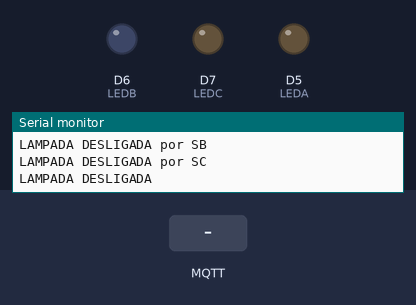
The sketch below on a simulated ESP8266 (NodeMCU). Shown: output pins drawn as LEDs (lit = HIGH), the last lines printed to the serial monitor. Inputs (shaded band) come from the test bench. WiFi joins after 1.5 s; servers stay silent unless stated; no MQTT or app messages arrive unless stated; pins used as bus, display or sensor lines are not drawn.

Above: at 2.7 s.
2.8 s: MQTT message "L" arrives on the first subscribed topic
At 3.5 s:
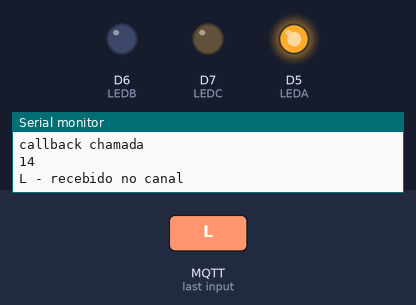
4.5 s: MQTT message "L" arrives on the second subscribed topic
At 5.7 s:
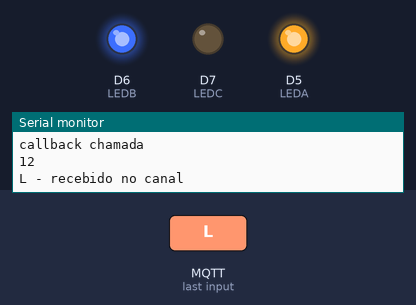
6.0 s: MQTT message "D" arrives on the first subscribed topic
At 7.1 s:
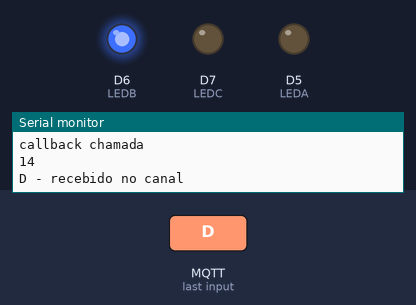
7.5 s: MQTT message "L" arrives on the third subscribed topic
At 8.3 s:
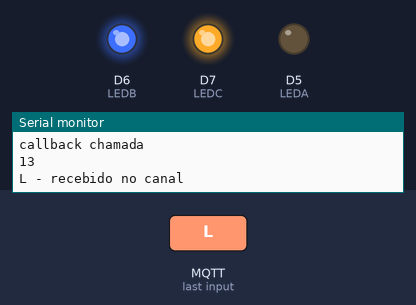
9.0 s: MQTT message "D" arrives on the second subscribed topic
At 9.5 s:
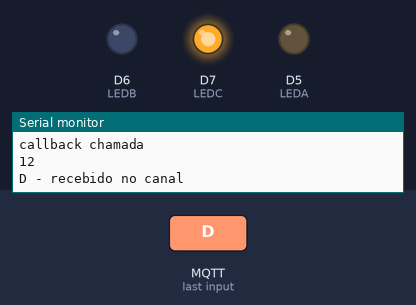
10.5 s: MQTT message "D" arrives on the third subscribed topic
At 11.9 s:
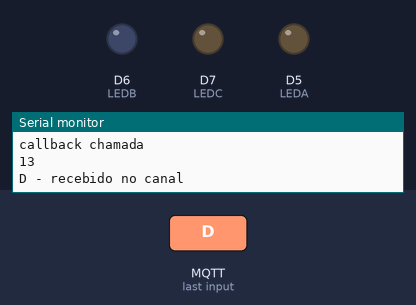
Timing chart, 0 to 13.0 s (numbered marks = the images above; inputs shaded):
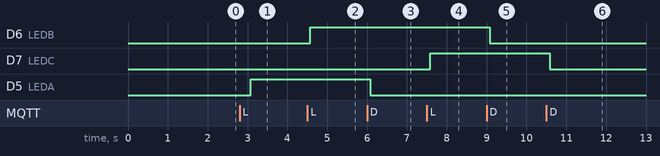

Measured:
- after the input at 2.8 s, D5 (LEDA): LOW → HIGH after 0.28 s
- after the input at 4.5 s, D6 (LEDB): LOW → HIGH after 0.08 s
- after the input at 6.0 s, D5 (LEDA): HIGH → LOW after 0.08 s
- after the input at 7.5 s, D7 (LEDC): LOW → HIGH after 0.08 s
- after the input at 9.0 s, D6 (LEDB): HIGH → LOW after 0.08 s
- after the input at 10.5 s, D7 (LEDC): HIGH → LOW after 0.08 s

The sketch:

lampada_BlueCode.ino
```cpp
#include <ESP8266WiFi.h> // Importa a Biblioteca ESP8266WiFi
#include <PubSubClient.h> // Importa a Biblioteca PubSubClient


// BEZIN: Defina qual é o ID_MQTT e em qual tópico ele vai publicar.

#define ID_MQTT  "ledLA"     //id mqtt (para identificação de sessão)
//#define ID_MQTT  "ledLB"     //id mqtt (para identificação de sessão)

#define TOPICO_PUBLISH "ledLA"     //tópico MQTT para enviar o comando do LA
//#define TOPICO_PUBLISH "ledLB"     //tópico MQTT para enviar o comando do LB


// Esse daqui é comum para as duas lâmpadas
#define ledSubSA  "buttonSA" //tópico MQTT de envio de informações da lampada para Broker
#define ledSubSB  "buttonSB" //tópico MQTT de envio de informações da lampada para Broker
#define ledSubSC  "buttonSC" //tópico MQTT de envio de informações da lampada para Broker

//defines - mapeamento de pinos do NodeMCU
#define D0    16
#define D1    5
#define D2    4
#define D3    0
#define D4    2 // PINO DO LED ONBOARD
#define D5    14
#define D6    12
#define D7    13
#define D8    15
#define D9    3
#define D10   1
#define LEDA  14
#define LEDB  12
#define LEDC  13

/*
 *    TODO:
 *    - ADICIONAR TIMER PARA A LAMPADA DESLIGAR DEPOIS DE UM CERTO TEMPO SEM RECEBER
 *    ALGUMA MENSAGEM PELO CANAL
 *    -
 */
// WIFI
const char* SSID = ""; // SSID / nome da rede WI-FI que deseja se conectar
const char* PASSWORD = ""; // Senha da rede WI-FI que deseja se conectar

// MQTT
const char* BROKER_MQTT = "broker.emqx.io"; //URL do broker MQTT que se deseja utilizar
int BROKER_PORT = 1883; // Porta do Broker MQTT


//Variáveis e objetos globais
WiFiClient espClient; // Cria o objeto espClient
PubSubClient MQTT(espClient); // Instancia o Cliente MQTT passando o objeto espClient

char EstadoSaida = '0';  //variável que armazena o estado atual da saída
char enviado = '0';
bool enviadoBool = false;

//Prototypes
void initSerial();
void initWiFi();
void initMQTT();
void reconectWiFi();
void mqtt_callback(char* topic, byte* payload, unsigned int length);
void VerificaConexoesWiFIEMQTT(void);
void InitOutput(void);


// Inicializa comunicação serial com baudrate 115200
void initSerial(){
  Serial.begin(115200);
}


//Função: inicializa e conecta-se na rede WI-FI desejada
//Parâmetros: nenhum
//Retorno: nenhum
void initWiFi()
{
    delay(10);
    Serial.println("------Conexao WI-FI------");
    Serial.print("Conectando-se na rede: ");
    Serial.println(SSID);
    Serial.println("Aguarde");

    reconectWiFi();
}

//Função: inicializa parâmetros de conexão MQTT(endereço do
//        broker, porta e seta função de callback)
//Parâmetros: nenhum
//Retorno: nenhum
void initMQTT()
{
    MQTT.setServer(BROKER_MQTT, BROKER_PORT);   //informa qual broker e porta deve ser conectado
    MQTT.setCallback(mqtt_callback);            //atribui função de callback (função chamada quando qualquer informação de um dos tópicos subescritos chega)
    MQTT.subscribe(ledSubSA);
    MQTT.subscribe(ledSubSB);
    MQTT.subscribe(ledSubSC);
}

void mqtt_callback(char* topic, byte* payload, unsigned int length){
    Serial.println("callback chamada");
    String msg;
    String sTopic = topic;
    int teste = 13;
    if (sTopic.equals("buttonSA")){
      teste = LEDA;
    }
    if (sTopic.equals("buttonSB")){
      teste = LEDB;
    }
    if (sTopic.equals("buttonSC")){
      teste = LEDC;
    }
    Serial.println(teste);
    //obtem a string do payload recebido
    for(int i = 0; i < length; i++) {
       char c = (char)payload[i];
       msg += c;
    }
    // Se uma das lâmpadas envia que recebeu o sinal, então o LE acende
    if (msg.equals("L")){
        digitalWrite(teste, HIGH);
        digitalWrite(D4, HIGH);
        EstadoSaida = '1';
    }
    // Se uma das lâmpadas desligou e enviou o status dela, então o LE desliga
    Serial.print(msg);Serial.println(" - recebido no canal");
    if (msg.equals("D")){
        digitalWrite(teste, LOW);
        if (!(digitalRead(LEDA) or digitalRead(LEDB) or digitalRead(LEDC))){
          digitalWrite(D4, LOW);
        }

        EstadoSaida = '0';
    }
}


//Função: reconecta-se ao broker MQTT (caso ainda não esteja conectado ou em caso de a conexão cair)
//        em caso de sucesso na conexão ou reconexão, o subscribe dos tópicos é refeito.
//Parâmetros: nenhum
//Retorno: nenhum
void reconnectMQTT()
{
    while (!MQTT.connected())
    {
        Serial.print("* Tentando se conectar ao Broker MQTT: ");
        Serial.println(BROKER_MQTT);
        if (MQTT.connect(ID_MQTT))
        {
            Serial.println("Conectado com sucesso ao broker MQTT!");
            MQTT.subscribe(ledSubSA);
            MQTT.subscribe(ledSubSB);
            MQTT.subscribe(ledSubSC);
        }
        else
        {
            Serial.println("Falha ao reconectar no broker.");
            Serial.println("Havera nova tentatica de conexao em 2s");
            delay(2000);
        }
    }
}

//Função: reconecta-se ao WiFi
//Parâmetros: nenhum
//Retorno: nenhum
void reconectWiFi()
{
    //se já está conectado a rede WI-FI, nada é feito.
    //Caso contrário, são efetuadas tentativas de conexão
    if (WiFi.status() == WL_CONNECTED)
        return;

    WiFi.begin(SSID, PASSWORD); // Conecta na rede WI-FI

    while (WiFi.status() != WL_CONNECTED)
    {
        delay(100);
        Serial.print(".");
    }

    Serial.println();
    Serial.print("Conectado com sucesso na rede ");
    Serial.print(SSID);
    Serial.println("IP obtido: ");
    Serial.println(WiFi.localIP());
}

void VerificaConexoesWiFIEMQTT(void){
    if (!MQTT.connected())
        reconnectMQTT(); //se não há conexão com o Broker, a conexão é refeitA
     reconectWiFi(); //se não há conexão com o WiFI, a conexão é refeita
}

// talvez eu use uma variável para salvar a variação do status
void EnviaEstadoOutputMQTT(void){
    if (digitalRead(LEDA) and enviado == '0'){
      MQTT.publish(TOPICO_PUBLISH, "LSA");
      Serial.println("LAMPADA LIGADA por SA");
      enviadoBool = true;
    }
    else if (!digitalRead(LEDA) and enviado == '0'){
      MQTT.publish(TOPICO_PUBLISH, "DSA");
      Serial.println("LAMPADA DESLIGADA por SA");
      enviadoBool = true;
    }
    if (digitalRead(LEDB) and enviado == '0'){
      MQTT.publish(TOPICO_PUBLISH, "LSB");
      Serial.println("LAMPADA LIGADA por SB");
      enviadoBool = true;
    }
    else if (!digitalRead(LEDB) and enviado == '0'){
      MQTT.publish(TOPICO_PUBLISH, "DSB");
      Serial.println("LAMPADA DESLIGADA por SB");
      enviadoBool = true;
    }
    if (digitalRead(LEDC) and enviado == '0'){
      MQTT.publish(TOPICO_PUBLISH, "LSC");
      Serial.println("LAMPADA LIGADA por SC");
      enviadoBool = true;
    }
    else if (!digitalRead(LEDC) and enviado == '0'){
      MQTT.publish(TOPICO_PUBLISH, "DSC");
      Serial.println("LAMPADA DESLIGADA por SC");
      enviadoBool = true;
    }
    if (!digitalRead(D4) and enviado == '0'){
      MQTT.publish(TOPICO_PUBLISH, "D");
      Serial.println("LAMPADA DESLIGADA");
      enviadoBool = true;
    }
    if (enviadoBool){
      //Serial.println("ENVIADO");
      enviado = '1';
    }

}

void InitOutput(void){
    //IMPORTANTE: o Led já contido na placa é acionado com lógica invertida (ou seja,
    //enviar HIGH para o output faz o Led apagar / enviar LOW faz o Led acender)
    pinMode(LEDA, OUTPUT);
    pinMode(LEDB, OUTPUT);
    pinMode(LEDC, OUTPUT);
    pinMode(D4, OUTPUT);

    digitalWrite(LEDA, LOW);
    digitalWrite(LEDB, LOW);
    digitalWrite(LEDC, LOW);
    digitalWrite(D4, LOW);
}

// Timer variables
unsigned long previousMillis = 0;        // will store last time LED was updated
const long interval = 30000;

void setup() {
    //inicializações:
    InitOutput();
    initSerial();
    initWiFi();
    initMQTT();
}

//programa principal
void loop() {
    //garante funcionamento das conexões WiFi e ao broker MQTT
    VerificaConexoesWiFIEMQTT();
    unsigned long currentMillis = millis();
    if (currentMillis - previousMillis >= interval) {
      previousMillis = currentMillis;
      //envia o status de todos os outputs para o Broker no protocolo esperado
      enviado = '0'; // reseta a variável de envio depois de um tempo
    }
    EnviaEstadoOutputMQTT();
    //keep-alive da comunicação com broker MQTT
    MQTT.loop();
    delay(500);
}
```
